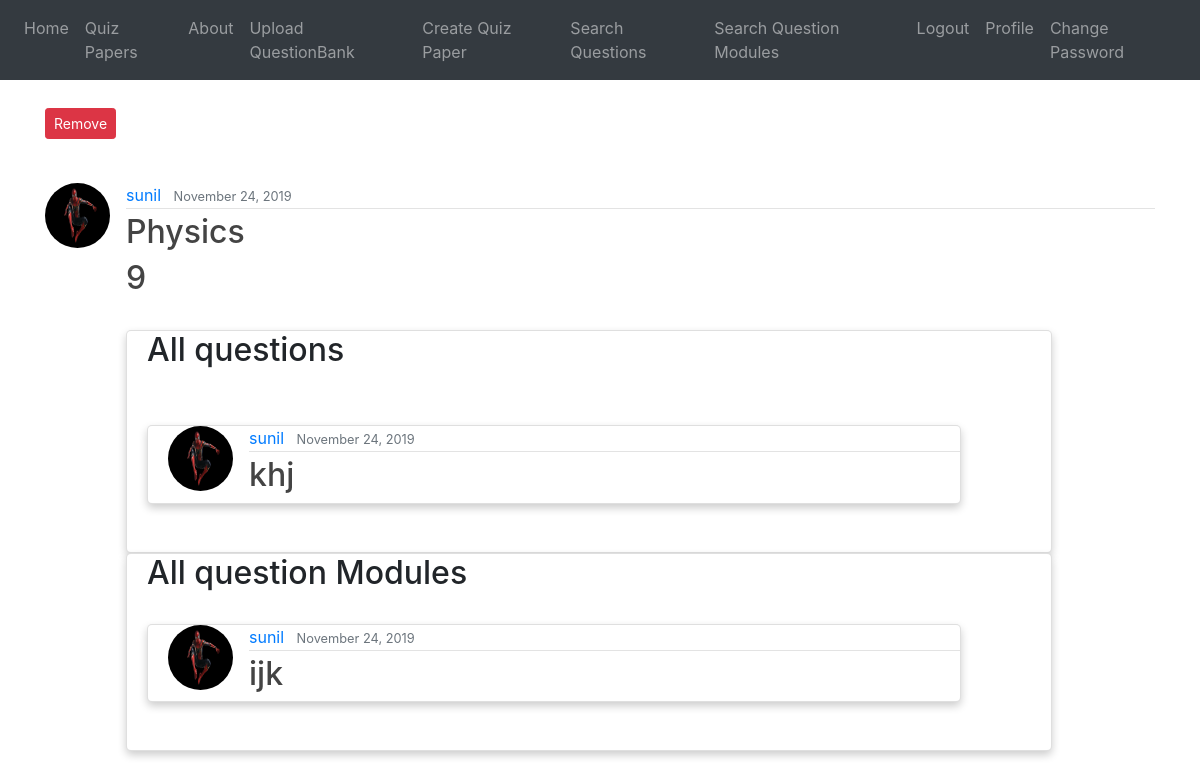
The page /post/qp/qm/1/?quiz=1 (signed in) on the database as committed earlier.
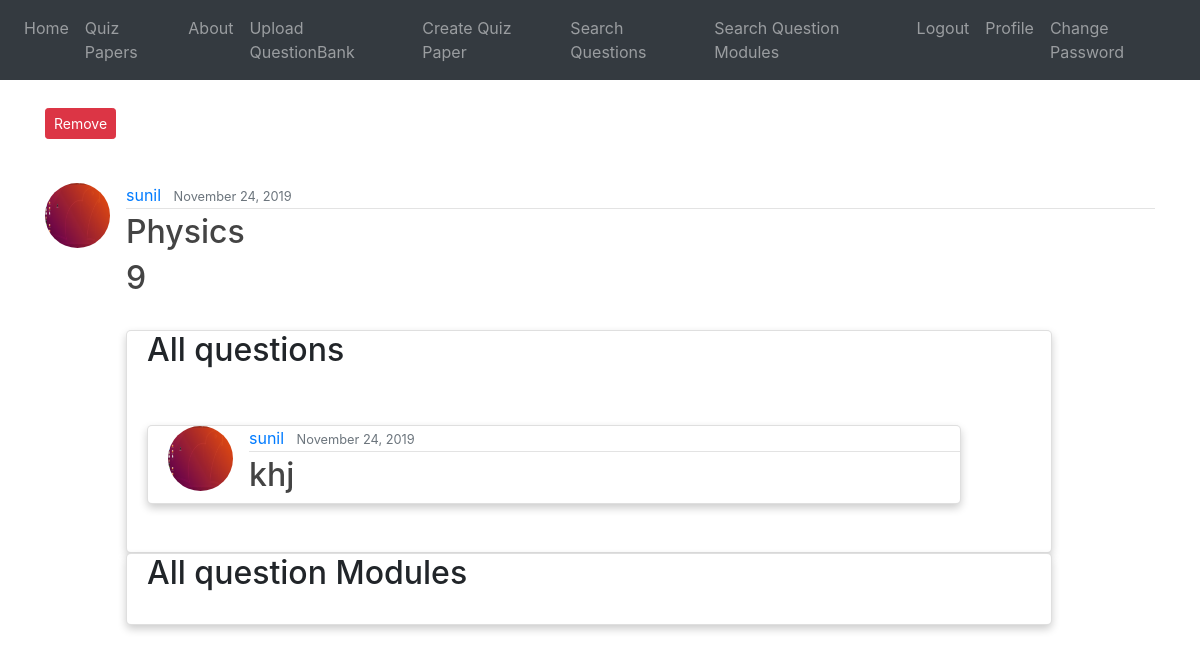
The same page on the database as committed later.
### blog/models.py (models this page shows, shortened)
class QuestionModule(models.Model):
    statement = models.TextField()
    marks = models.PositiveIntegerField()
    parent = models.PositiveIntegerField()
    isRoot = models.IntegerField()
    date_posted = models.DateTimeField(default=timezone.now)
    author = models.ForeignKey(User, on_delete=models.CASCADE)
    formfield_overrides = {
        models.TextField: {'widget': Textarea(attrs={'rows': 4, 'cols': 40})}
    }

class Question(models.Model):
    date_posted = models.DateTimeField(default=timezone.now)
    author = models.ForeignKey(User, on_delete=models.CASCADE) #If the user is deleted, its post will also be deleted
    statement = models.TextField()
    answer = models.TextField(blank=True, null=True)
    marks = models.PositiveIntegerField()
    chapter_tag = models.CharField(max_length=1000)
    section_tag = models.CharField(max_length=1000)
    parent = models.PositiveIntegerField(null=True)
    isRoot = models.IntegerField()
    difficulty_Choices = (("Easy","Easy"),("Medium", "Medium"), ("Hard","Hard"))
    difficulty = models.CharField(max_length=9, choices=difficulty_Choices, default="Medium")
    formfield_overrides = {
        models.CharField : {'widget': TextInput(attrs={'size':20})},
        models.TextField : {'widget': Textarea(attrs={'rows':4, 'cols':40})}
    }

### users/models.py (models this page shows, shortened)
class Profile(models.Model):
    user = models.OneToOneField(User, on_delete=models.CASCADE)
    image = models.ImageField(default='default.jpg', upload_to='profile_pics',
                              validators=[FileExtensionValidator(allowed_extensions=['jpg', 'png'])])

### blog/views.py (the view)
# urls.py: path('post/qp/qm/<int:pk>/', QuestionModuleDetailViewQuiz.as_view(), name='moduleQuiz-detail'),
class QuestionModuleDetailViewQuiz(DetailView):
    model = QuestionModule
    template_name = 'blog/quizquestionmodule_detail.html'
    def get_context_data(self, **kwargs):
        context = super().get_context_data(**kwargs)
        context['title'] = "Question Module Details"
        context['qs'] = Question.objects.all()
        context['qms'] = QuestionModule.objects.all()
        return context

### blog/templates/blog/quizquestionmodule_detail.html (shortened to what this page needs)
{% extends "blog/base.html" %}
{% block content %}
<br>
{% if object.author == user %}
        <div class="form-group">
                    <a id="link" class="btn btn-danger btn-sm mt-1 mb-1" href="{% url 'remove' %}">Remove</a>
        </div>
      {% endif %}
<br>
  <article class="media content-section">
    <img class="rounded-circle article-img" width="10%" height="10%" src="{{ object.author.profile.image.url }}">
    <div class="media-body">
      <div class="article-metadata">
        <a class="mr-2" href="{{ request.scheme }}://{{ request.get_host }}{% url 'profile' %}">{{ object.author }}</a>
        <small class="text-muted">{{ object.date_posted|date:"F d, Y" }}</small>
        </div>
      <h2 class="article-title">{{ object.statement }}</h2>
      <h2 class="article-title">{{ object.marks }} </h2>
      <br>
      <div class="card">
      <h2>All questions</h2>
      <br><br>
    <div>
      {% for post in qs %}
        {% if post.author == user and post.parent == object.id and not post.isRoot  %}
      <div class="card">
        <article class="media content-section">
          <img class="rounded-circle article-img" width="10%" height="10%" src="{{ post.author.profile.image.url }}">
          <div class="media-body">
            <div class="article-metadata">
              <a class="mr-2" href="#">{{ post.author }}</a>
              <small class="text-muted">{{ post.date_posted|date:"F d, Y" }}</small>
            </div>
            <h2><a  class="article-title" href="{% url 'postQuiz-detail' post.id %}?quiz=not">{{ post.statement }}</a></h2>
          </div>
        </article>
      </div>
      <br><br>
        {% endif %}
    {% endfor %}
    </div>
      </div>
      <div class="card">
    <h2>All question Modules</h2>
      <br>
    <div>
      {% for post in qms %}
        {% if post.author == user and post.parent == object.id and not post.isRoot  %}
      <div class="card">
        <article class="media content-section">
          <img class="rounded-circle article-img" width="10%" height="10%" src="{{ post.author.profile.image.url }}">
          <div class="media-body">
            <div class="article-metadata">
              <a class="mr-2" href="#">{{ post.author }}</a>
              <small class="text-muted">{{ post.date_posted|date:"F d, Y" }}</small>
            </div>
            <h2><a  class="article-title" href="{% url 'moduleQuiz-detail' post.id %}?quiz=not">{{ post.statement }}</a></h2>
          </div>
        </article>
      </div>
      <br><br>
        {% endif %}
    {% endfor %}
    </div>
      </div>
      </div>
        </article>
</div>
{% endblock content %}

Rows that differ between the two databases and show on the page:
removed QuestionModule: author.profile.image (picture), author "sunil", date_posted "November 24, 2019", statement "ijk"
changed through a linked row, QuestionModule "Physics": author.profile.image: a different picture
changed through a linked row, Question "khj": author.profile.image: a different picture
